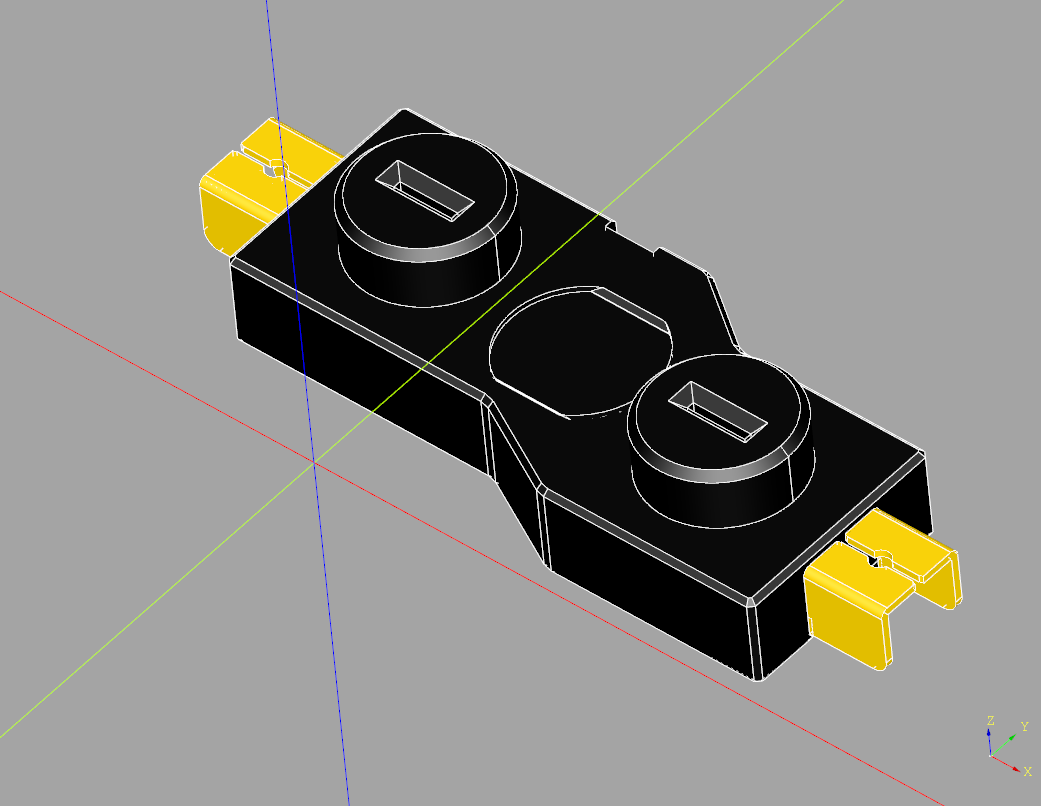

The script that saved this image:
import cadquery as cq


# datasheet dimensions
TOTAL_HEIGHT = 3.00
BODY_HEIGHT = 1.85
PIN_HEIGHT = TOTAL_HEIGHT - BODY_HEIGHT
BODY_LENGTH = 11.85
TOTAL_LENGTH = 15.1
PIN_DIST_X = 7.00
PIN_DIST_Y = 1.05
SLOT_LENGTH = 1.20
TOTAL_WIDTH = 5.40
BODY_WIDTH = 4.35
TAB_WIDTH = 1.7
TAB_LENGTH = (TOTAL_LENGTH - BODY_LENGTH) / 2
PIN_DIA = 2.90
PIN_PCB_DIA = 3
PIN1_X = 4.4
PIN2_X = PIN1_X - PIN_DIST_X
PIN1_Y = 4.7
PIN2_Y = 5.75
POLE_DIA = 5.1
OUTLINE_SIZE = 14
PCB_THICKNESS = 1.2


# approximate dimensions
SLOT_WIDTH = 0.15


s1 = (cq.Workplane("XY").sketch()
      .rect(OUTLINE_SIZE, OUTLINE_SIZE)
      .circle(POLE_DIA/2, mode='s')
      .push([(PIN1_X, PIN1_Y), (PIN2_X, PIN2_Y)])
      .circle(PIN_PCB_DIA/2, mode='s'))
#show_object(s1)

pins = (cq.Workplane("XY").pushPoints([
        (PIN1_X, PIN1_Y, -PCB_THICKNESS), (PIN2_X, PIN2_Y, -PCB_THICKNESS)])
        .tag("pinPoints")
        .circle(PIN_DIA/2).extrude(PIN_HEIGHT)
        .pushPoints([
                (PIN1_X, PIN1_Y, -PCB_THICKNESS + PIN_HEIGHT),
                (PIN2_X, PIN2_Y, -PCB_THICKNESS + PIN_HEIGHT)])
        .rect(SLOT_LENGTH, SLOT_WIDTH).cutThruAll()
        .edges(">Z and %Line").chamfer(0.2)
        .edges(">Z and %Circle").chamfer(0.15))
#show_object(pins, options={"color":"black"})

CX = PIN1_X - PIN_DIST_X / 2
CY = PIN1_Y + PIN_DIST_Y / 2
bodySketch = (cq.Workplane("XY").workplane(-PCB_THICKNESS).tag("bodyTop").sketch()
        .push([(PIN1_X, PIN1_Y), (PIN2_X, PIN2_Y)])
        .circle(1)
        .reset()
        .push([(CX, CY)])
        #.rect(BODY_LENGTH, TOTAL_WIDTH)
        .reset()
        .polygon([
            (CX + BODY_LENGTH/2, PIN1_Y + BODY_WIDTH/2),
            (CX + BODY_LENGTH/2, PIN1_Y - BODY_WIDTH/2),
            (PIN1_X - 2, PIN1_Y - BODY_WIDTH/2),
            (PIN2_X + 3, PIN2_Y - BODY_WIDTH/2),
            (CX - BODY_LENGTH/2, PIN2_Y - BODY_WIDTH/2),
            (CX - BODY_LENGTH/2, PIN2_Y + BODY_WIDTH/2),
            (PIN2_X + 4, PIN2_Y + BODY_WIDTH/2),
            (PIN1_X - 1.5, PIN1_Y + BODY_WIDTH/2),
        ])
        )
#show_object(bodySketch)
body = (bodySketch.finalize().extrude(-BODY_HEIGHT)
        .edges("|Z").chamfer(0.1)
        .pushPoints([
                (PIN1_X, PIN1_Y, -BODY_HEIGHT),
                (PIN2_X, PIN2_Y, -BODY_HEIGHT)])
        .rect(SLOT_LENGTH, TAB_WIDTH+0.5).cutBlind(BODY_HEIGHT-0.1)
        .pushPoints([(CX+BODY_LENGTH/2, PIN1_Y, -BODY_HEIGHT), (CX-BODY_LENGTH/2, PIN2_Y, -BODY_HEIGHT)])
        .rect(5, TAB_WIDTH).cutBlind(0.5)
        .faces(">Z").sketch().circle(PIN_DIA/2).rect(10, PIN_DIA-0.5, mode='i').finalize().cutBlind(-0.11)
        .edges("#Z and (<Z or >Z)").chamfer(0.1)
        .pushPoints([(CX-1, CY + TOTAL_WIDTH/2)])
        .rect(1, 0.5).cutThruAll()
        )
#show_object(body, options={"color": "black"})

tab1Sketch = (cq.Workplane("YZ", (CX+BODY_LENGTH/2, PIN1_Y, -PCB_THICKNESS)).sketch()
        .push([(0,-0.3)]).rect(TAB_WIDTH, 0.15)
        .push([(TAB_WIDTH/2, -0.3-BODY_HEIGHT/2+0.3), (-TAB_WIDTH/2, -0.3-BODY_HEIGHT/2+0.3)])
        .rect(0.15, BODY_HEIGHT-0.6+0.15))
tab1 = (tab1Sketch.finalize().extrude(TAB_LENGTH)
        .edges(">Z and |X").fillet(0.15)
        .edges("<Z and >X and |Y").fillet(0.3))
tab1 = (tab1.faces(">Z").transformed(rotate=(90,0,0)).sketch()
        .push([(0,TAB_LENGTH/2)])
        .circle(0.2).rect(0.15, TAB_LENGTH)
        .push([(0,TAB_LENGTH),(0,0)]).circle(0.1)
        .finalize().cutThruAll())
tab2Sketch = (cq.Workplane("YZ", (CX-BODY_LENGTH/2, PIN2_Y, -PCB_THICKNESS)).transformed(rotate=(0,180,0)).sketch()
              .push([(0,-0.3)]).rect(TAB_WIDTH, 0.15)
              .push([(TAB_WIDTH/2, -0.3-BODY_HEIGHT/2+0.3), (-TAB_WIDTH/2, -0.3-BODY_HEIGHT/2+0.3)])
              .rect(0.15, BODY_HEIGHT-0.6+0.15))
tab2 = (tab2Sketch.finalize().extrude(TAB_LENGTH)
        .edges(">Z and |X").fillet(0.15)
        .edges("<Z and <X and |Y").fillet(0.3))
tab2 = (tab2.faces(">Z").transformed(rotate=(90,0,0)).sketch()
        .push([(0,TAB_LENGTH/2)])
        .circle(0.2).rect(0.15, TAB_LENGTH)
        .push([(0,TAB_LENGTH),(0,0)]).circle(0.1)
        .finalize().cutThruAll())
#show_object(tab1)
#show_object(tab2)

a = cq.Assembly()
a.add(pins + body, color=cq.Color("black"))
a.add(tab1 + tab2, color=cq.Color("gold"))
show_object(a)
a.save("ks33_socket.step")